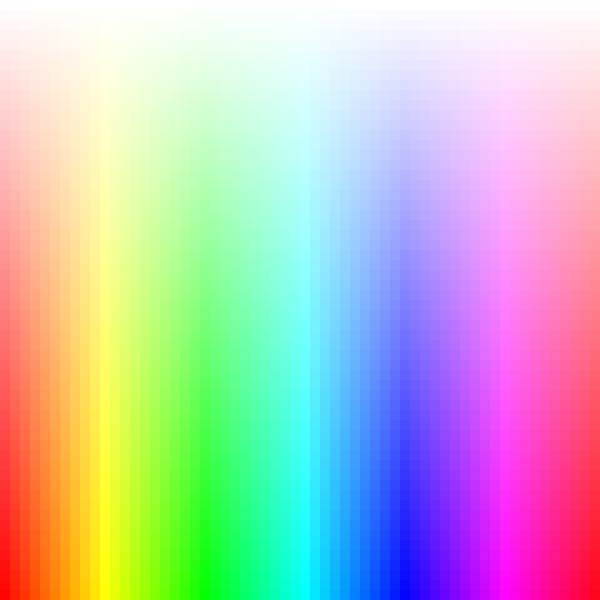
Frame 1 (no input)
Frame 60 (the mouse pressed at the canvas centre just before this capture): identical to frame 1, image omitted
Frame 120 (the mouse held since frame 60 and released just before this capture): identical to frame 1, image omitted

The Processing sketch that drew this single still picture (run headless with seeded random() and noise(); from frame 60 on, the mouse is pressed at the canvas centre):

// Processing sketch: processing_130324
// ── processing_130324.pde

//size of the squares for the color palette
int rectSize = 10;
void setup(){
  size(600,600);
  fill(255);
  //define la paletta de colores HSB y los m'aximos
  colorMode(HSB,width/rectSize,height/rectSize,255);

}

void draw(){
  background(0);
  smooth();
  for(int i = 0; i < width/rectSize ; i++){
   for(int j = 0; j < height/rectSize; j++){
     noStroke();
     fill(i,j,255);
     //dibuja cuadrados del tamano definido
     rect(i*rectSize,j*rectSize,rectSize,rectSize);
   }
  }
}
